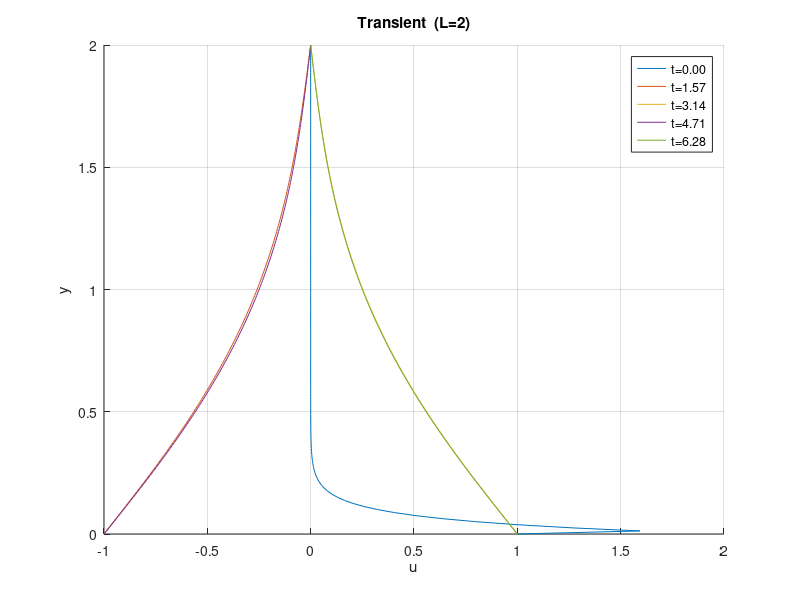
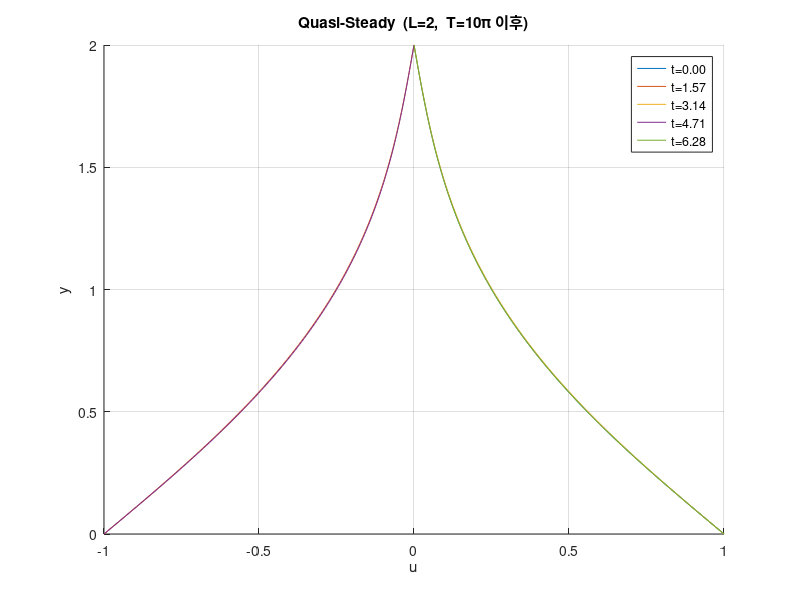

Here is the MATLAB script that generated these plots, in order:
clear; clc; close all;

% 문제에 주어진 조건
nu = 1;  n  = 2;  U0 = 1;  L = 2;          % L=2로 변경
Ny = 161;                
dy = L/(Ny-1);    
y  = linspace(0,L,Ny).';
dt = 0.006;               
lambda = nu*dt/dy^2;   % C–N이므로 안정
fprintf('lambda = %.3f\n',lambda);

% 시간 설정
T_tr = 10*pi;                         % transient 기간
tP   = [0, pi/2, pi, 3*pi/2, 2*pi];   % 5개 시점
tP_q = T_tr + tP;   t_end = tP_q(end);
Nt   = round(t_end/dt)+1;  t_vec=(0:Nt-1)*dt;
idxP = round(tP  /dt)+1;   idxQ = round(tP_q/dt)+1;

% Crank–Nicolson 계수행렬
Nint = Ny-2;  e = ones(Nint,1);
main = (1+lambda)*e;      off = (-lambda/2)*e;
A = spdiags([off main off],[-1 0 1],Nint,Nint);
[Lm,Um] = lu(A);
B = spdiags([-off (1-lambda)*e -off],[-1 0 1],Nint,Nint);

% 적분
u=zeros(Ny,1);  u_new=u;
utr=cell(numel(tP),1); uqs=cell(numel(tP),1);

for k=1:Nt
    t = t_vec(k);
    u(1)=U0*cos(n*t); u(end)=0;                     % 경계 조건
    rhs = B*u(2:end-1);
    rhs(1)   = rhs(1)+ (lambda/2)*(u(1)+u(1));
    rhs(end) = rhs(end)+(lambda/2)*(u(end)+u(end));
    u(2:end-1)= Um\(Lm\rhs);                        % 해
    % 저장
    hit=find(idxP==k); if ~isempty(hit),  utr{hit}=u; end
    hit=find(idxQ==k); if ~isempty(hit),  uqs{hit}=u; end
end

% 그래프 작성
clr = lines(numel(tP));
figure('Name','Transient L=2'); hold on;
for i=1:numel(tP), plot(utr{i},y,'Color',clr(i,:), ...
      'DisplayName',sprintf('t=%.2f',tP(i))); end
xlabel('u'); ylabel('y'); title('Transient  (L=2)');
legend show; grid on;

figure('Name','Quasi-Steady L=2'); hold on;
for i=1:numel(tP), plot(uqs{i},y,'Color',clr(i,:), ...
      'DisplayName',sprintf('t=%.2f',tP(i))); end
xlabel('u'); ylabel('y'); title('Quasi-Steady  (L=2,  T=10\pi 이후)');
legend show; grid on;
